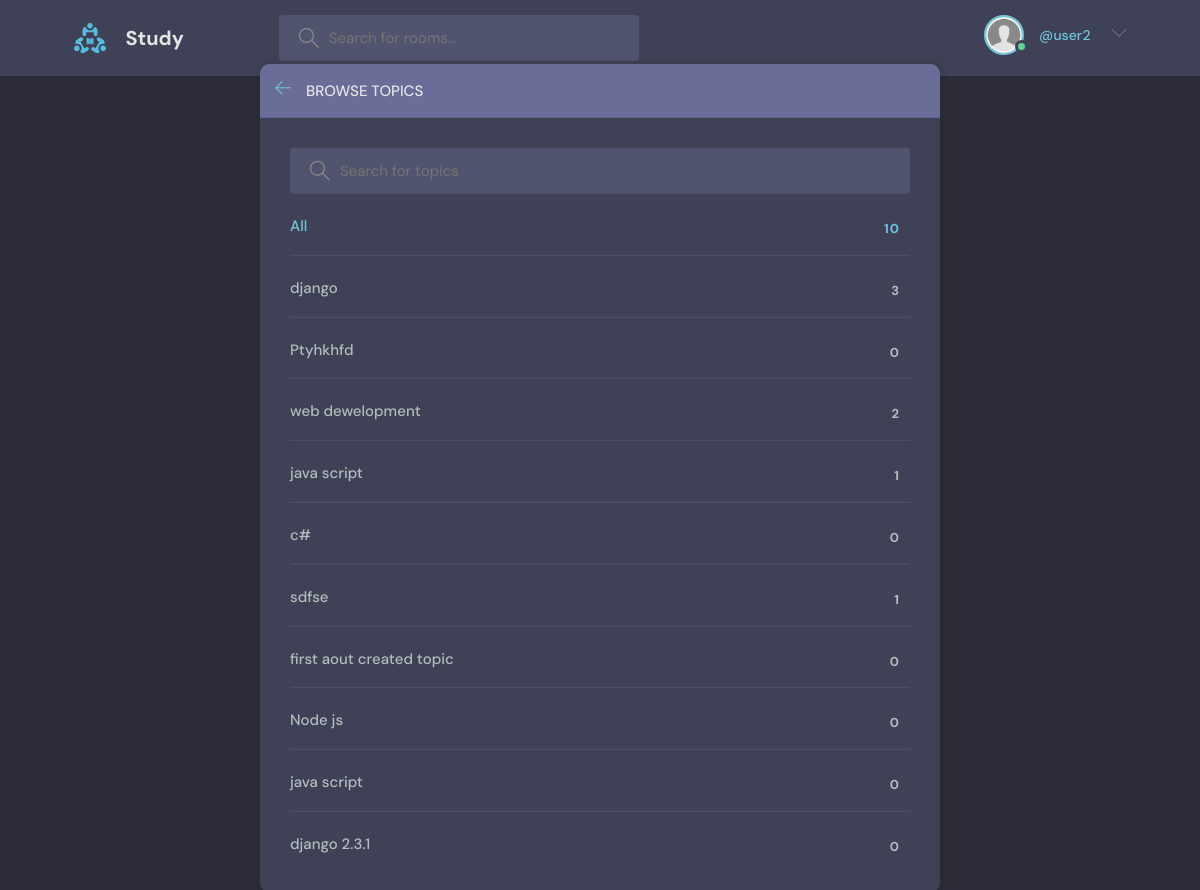
Page /topics (signed in) on the committed database.
### base/models.py (models this page shows, shortened)
class Profile(models.Model):
    user = models.OneToOneField(User,on_delete=CASCADE)
    image = models.ImageField(default='default.jpg',upload_to='avatar/')
    bio = TextField(null=True,blank=True)

class Topic(models.Model):
    name = models.CharField(max_length=200)

### base/views.py (the view)
# urls.py: path('topics',topics_view,name='topics'),
def topics_view(request):
    q = request.GET.get('q') if request.GET.get('q') != None else ""
    topics = Topic.objects.filter(name__icontains=q)
    context = {'topics':topics}
    return render(request,'topics.html',context=context)

### base/templates/base/topics.html (shortened to what this page needs)
  {% extends 'main.html' %}
  {% block content %}
    <main class="create-room layout">
      <div class="container">
        <div class="layout__box">
          <div class="layout__boxHeader">
            <div class="layout__boxTitle">
              <a href="index.html">
                <svg version="1.1" xmlns="http://www.w3.org/2000/svg" width="32" height="32" viewBox="0 0 32 32">
                  <title>arrow-left</title>
                  <path
                    d="M13.723 2.286l-13.723 13.714 13.719 13.714 1.616-1.611-10.96-10.96h27.625v-2.286h-27.625l10.965-10.965-1.616-1.607z"
                  ></path>
                </svg>
              </a>
              <h3>Browse Topics</h3>
            </div>
          </div>
          <div class="topics-page layout__body">
            <form class="header__search" action="" method="get">
              <label>
                <input name="q" placeholder="Search for topics" />
              </label>
            </form>
            <ul class="topics__list">
              <li>
                <a href="/" class="active">All <span>{{ topics.count}}</span></a>
              </li>
              {% for topic in topics %}
              <li>
                <a href="{% url 'base:home' %}?q={{topic.name}}">{{topic.name}} <span>{{topic.room_set.all.count}}</span></a>
              </li>
             {% endfor %}
            </ul>
          </div>
        </div>
      </div>
    </main>
{% endblock %}}

### templates/navbar.html (shortened to what this page needs)
{% load static %}
 <header class="header header--loggedIn">
    <div class="container">
      <a href="{% url 'base:home' %}" class="header__logo">
        <img src="{% static 'logo.svg' %}" />
        <h1>Study</h1>
      </a>
      <form class="header__search" action="{% url 'base:home' %}" method="get" >
        <label>
          <input type="text" name='q' placeholder="Search for rooms..." />
        </label>
      </form>
      <nav class="header__menu">
          {% if user.is_authenticated %}
          <div class="header__user">
            <a href="{% url 'base:user-profile' user.id %}">
              <div class="avatar avatar--medium active">
                <img src="{{user.profile.image.url}}" />
              </div>
              <p>{{user.first_name}} {{user.last_name}}<span>@{{user.username}}</span></p>
            </a>
            <button class="dropdown-button">
              <svg version="1.1" xmlns="http://www.w3.org/2000/svg" width="32" height="32" viewBox="0 0 32 32">
                <title>chevron-down</title>
                <path d="M16 21l-13-13h-3l16 16 16-16h-3l-13 13z"></path>
              </svg>
            </button>
          </div>
          {% endif %}
        </nav>
    </div>
  </header>

### static/styles/style.css (style rules this page uses)
:root { --color-main: #71c6dd; --color-main-light: #e1f6fb; --color-dark: #3f4156; --color-dark-medium: #51546e; --color-dark-light: #696d97; --color-light: #e5e5e5; --color-gray: #8b8b8b; --color-light-gray: #b2bdbd; --color-bg: #2d2d39; --color-success: #5dd693; --color-error: #fc4b0b; }
* { font-family: "DM Sans", -apple-system, BlinkMacSystemFont, "Segoe UI", Roboto, Oxygen, Ubuntu, Cantarell, "Open Sans", "Helvetica Neue", sans-serif; margin: 0; padding: 0; box-sizing: border-box; text-rendering: optimizeLegibility; font-size: inherit; }
html { font-size: 56.25%; }
@media only screen and (min-width: 1200px) { html { font-size: 62.5%; } }
body { line-height: 1.6; font-weight: 400; font-size: 1.5rem; color: var(--color-light-gray); background-color: var(--color-bg); min-height: 100vh; }
img { width: 100%; }
a { display: inline-block; color: var(--color-main); text-decoration: none; }
.container { max-width: 120rem; width: 90%; margin: auto; }
.avatar { position: relative; display: inline-block; border-radius: 50%; border: 2px solid var(--color-main); }
.avatar img { display: block; border-radius: 50%; object-fit: cover; object-position: center; }
.avatar::after { content: ""; display: block; position: absolute; background-color: var(--color-gray); z-index: 111; border-radius: 50%; border: 0.3rem solid var(--color-dark); }
.avatar.active::after { background-color: var(--color-success); }
.avatar.avatar--medium img { width: 3.6rem; height: 3.6rem; border-radius: 50%; }
.avatar.avatar--medium:after { width: 0.7rem; height: 0.7rem; bottom: 0px; right: -6px; }
.header { padding: 1.5rem; background-color: var(--color-dark); }
.header > .container { display: flex; gap: 9.5rem; }
.header__logo, .header__user { display: flex; gap: 2rem; align-items: center; }
.header__logo > img { height: 3.2rem; width: 3.2rem; }
.header__logo > h1 { font-weight: 700; font-size: 2rem; color: var(--color-light); }
.header__search > label { background-color: var(--color-dark-medium); padding: 1.3rem 1rem; display: flex; align-items: center; gap: 1rem; border-radius: 4px; }
.header__search svg { fill: var(--color-gray); width: 2rem; height: 2rem; margin-left: 1rem; }
.header__search input { width: 30rem; background: transparent; border: none; outline: none; color: var(--color-light); }
.header__menu { margin-left: auto; position: relative; }
.header__menu a { display: flex; gap: 1.5rem; align-items: center; font-weight: 500; text-decoration: none; color: var(--color-gray); }
.header__menu img { height: 3.6rem; }
.header__menu p { line-height: 1.2; }
.header__menu span { color: var(--color-main); font-weight: 500; font-size: 1.4rem; display: block; }
.header__menu svg { width: 1.6rem; height: 1.6rem; fill: var(--color-dark-light); }
.dropdown-button { background: transparent; border: 0; outline: 0; cursor: pointer; }
.layout { margin-top: 2.4rem; }
.layout > .container { display: flex; justify-content: space-between; align-items: flex-start; }
.layout__box { width: 90%; max-width: 48rem; min-height: 40rem; position: absolute; top: 50%; left: 50%; transform: translate(-50%, -46%); background-color: var(--color-dark); border-radius: 1rem; box-shadow: 1px 1px 6px 3px rgba(0, 0, 0, 0.1); overflow: hidden; }
.layout__boxHeader { display: flex; padding: 1.5rem; background-color: var(--color-dark-light); }
.layout__boxTitle { display: flex; gap: 1.5rem; align-items: center; }
.layout__boxTitle h3 { text-transform: uppercase; font-weight: 500; color: var(--color-light); }
.layout__boxTitle svg { width: 1.6rem; height: 1.6rem; fill: var(--color-main); }
.layout__body { margin: 3rem; }
.topics__list { list-style: none; }
.topics__list li a { display: flex; justify-content: space-between; margin-bottom: 3rem; font-weight: 500; color: var(--color-light-gray); transition: all 0.3s ease-in-out; }
.topics__list li a.active, .topics__list li a:hover { color: var(--color-main); }
.topics__list li a span { padding: 0.5rem 1rem; background-color: var(--color-dark); border-radius: 3px; font-size: 1.3rem; font-weight: 700; letter-spacing: 1px; }
.topics-page .topics__list li:not(:last-child) a { margin: 2rem 0; padding-bottom: 1rem; text-decoration: none; border-bottom: 1px solid var(--color-dark-medium); }
.topics-page .header__search { display: block; }
.create-room.layout .layout__box { max-width: 68rem; }

### rows in the picture
Topic: name "django", room_set.all.count "3"
Topic: name "Ptyhkhfd", room_set.all.count "0"
Topic: name "web dewelopment", room_set.all.count "2"
Topic: name "java script", room_set.all.count "1"
Topic: name "c#", room_set.all.count "0"
Topic: name "sdfse", room_set.all.count "1"
Topic: name "first aout created topic", room_set.all.count "0"
Topic: name "Node js", room_set.all.count "0"
Topic: name "java script", room_set.all.count "0"
Topic: name "django 2.3.1", room_set.all.count "0"

### other values in the picture
{{ user.username }} "user2"
{{ topics.count }} "10"
